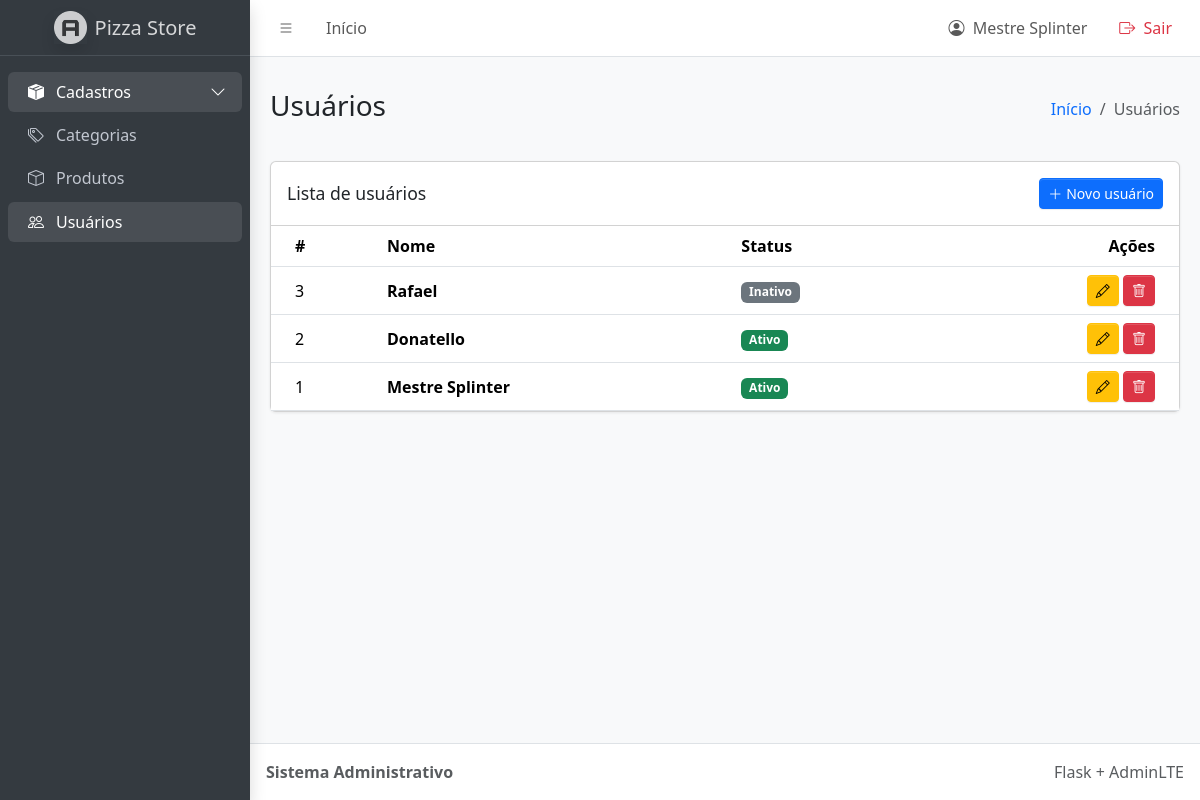
/listar_usuarios (signed in), run on the app's committed database.
### tables this page shows
CREATE TABLE usuario (
    id integer primary key AUTOINCREMENT,
    nome varchar(50) not null,
    senha varchar (50) not null,
    ativo boolean

, tipo TEXT NOT NULL DEFAULT 'cliente');

### app.py (the view)
@app.route('/listar_usuarios')
def listarUsuario():
    with conexao() as conn:
        usuarios = conn.execute('SELECT id, nome, ativo FROM usuario ORDER BY id DESC').fetchall()
    return render_template('admin/listar_usuario.html', usuarios=usuarios)

### app.py (called while the page is built)
def conexao():
    conn = sqlite3.connect(Path(app.root_path) / 'database.db')
    conn.row_factory = sqlite3.Row
    return conn

@app.before_request
def proteger_rotas_administrativas():
    if request.endpoint not in ROTAS_ADMIN:
        return
    if 'usuario_id' not in session:
        flash('Faça login para acessar o painel.', 'warning')
        return redirect(url_for('login'))
    if session.get('tipo') != 'admin':
        flash('Acesso permitido somente ao administrador.', 'danger')
        return redirect(url_for('loja'))

### templates/admin/listar_usuario.html (shortened to what this page needs)
{% extends 'admin/base.html' %}
{% block page_title %}Usuários{% endblock %}
{% block breadcrumb %}Usuários{% endblock %}
{% block content %}
<div class="card">
  <div class="card-header d-flex align-items-center">
    <h3 class="card-title mb-0">Lista de usuários</h3>
    <a href="{{ url_for('cadastrarUsuario') }}" class="btn btn-primary btn-sm ms-auto">
      <i class="bi bi-plus-lg me-1"></i>Novo usuário
    </a>
  </div>
  <div class="card-body p-0">
    <div class="table-responsive">
      <table class="table table-hover align-middle mb-0">
        <thead>
          <tr><th>#</th><th>Nome</th><th>Status</th><th class="text-end">Ações</th></tr>
        </thead>
        <tbody>
        {% for i in usuarios %}
          <tr>
            <td>{{ i.id }}</td>
            <td class="fw-semibold">{{ i.nome }}</td>
            <td>
              {% if i.ativo|string == 'True' %}<span class="badge text-bg-success">Ativo</span>
              {% else %}<span class="badge text-bg-secondary">Inativo</span>{% endif %}
            </td>
            <td class="text-end text-nowrap">
              <a href="{{ url_for('editarUsuario', id=i.id) }}" class="btn btn-sm btn-warning"><i class="bi bi-pencil"></i></a>
              <a href="{{ url_for('excluirUsuario', id=i.id) }}" class="btn btn-sm btn-danger"><i class="bi bi-trash"></i></a>
            </td>
          </tr>
        {% else %}
          <tr><td colspan="4" class="text-center text-secondary py-4">Nenhum usuário cadastrado.</td></tr>
        {% endfor %}
        </tbody>
      </table>
    </div>
  </div>
</div>
{% endblock %}

### templates/admin/base.html (shortened to what this page needs)
<!doctype html>
<html lang="pt-BR">
<head>
  <link rel="stylesheet" href="https://cdn.jsdelivr.net/npm/@fontsource/source-sans-3@5.0.12/index.css">
  <link rel="stylesheet" href="https://cdn.jsdelivr.net/npm/overlayscrollbars@2.11.0/styles/overlayscrollbars.min.css">
  <link rel="stylesheet" href="https://cdn.jsdelivr.net/npm/bootstrap-icons@1.13.1/font/bootstrap-icons.min.css">
  <link rel="stylesheet" href="{{ url_for('static', filename='css/dist/css/adminlte.min.css') }}">
</head>
<body class="layout-fixed sidebar-expand-lg bg-body-tertiary">
<div class="app-wrapper">
  <nav class="app-header navbar navbar-expand bg-body">
    <div class="container-fluid">
      <ul class="navbar-nav">
        <li class="nav-item">
          <a class="nav-link" data-lte-toggle="sidebar" href="#" role="button">
            <i class="bi bi-list"></i>
          </a>
        </li>
        <li class="nav-item d-none d-md-block">
          <a href="{{ url_for('painel_admin') }}" class="nav-link">Início</a>
        </li>
      </ul>
<ul class="navbar-nav ms-auto">
    <li class="nav-item">
        <span class="nav-link">
            <i class="bi bi-person-circle me-1"></i>
            {{ session.get('usuario_nome', 'Administrador') }}
        </span>
    </li>
    <li class="nav-item">
        <a class="nav-link text-danger"
           href="{{ url_for('logout') }}"
           onclick="return confirm('Deseja realmente sair do sistema?')">
            <i class="bi bi-box-arrow-right me-1"></i>
            Sair
        </a>
    </li>
</ul>
    </div>
  </nav>
  <aside class="app-sidebar bg-body-secondary shadow" data-bs-theme="dark">
    <div class="sidebar-brand">
      <a href="{{ url_for('painel_admin') }}" class="brand-link">
        <img src="{{ url_for('static', filename='css/dist/assets/img/AdminLTELogo.png') }}"
             alt="Logo" class="brand-image opacity-75 shadow">
        <span class="brand-text fw-light">Pizza Store</span>
      </a>
    </div>
    <div class="sidebar-wrapper">
      <nav class="mt-2">
        <ul class="nav sidebar-menu flex-column" data-lte-toggle="treeview" role="navigation"
            data-accordion="false" id="navigation">
          <li class="nav-item menu-open">
            <a href="#" class="nav-link active">
              <i class="nav-icon bi bi-box-seam-fill"></i>
              <p>Cadastros </p>
            </a>
            <ul class="nav nav-treeview">
              <li class="nav-item">
                <a href="{{ url_for('listarCategoria') }}"
                   class="nav-link {% if request.endpoint == 'listarCategoria' %}active{% endif %}">
                  <i class="nav-icon bi bi-tags"></i><p>Categorias</p>
                </a>
              </li>
              <li class="nav-item">
                <a href="{{ url_for('listarProduto') }}"
                   class="nav-link {% if request.endpoint == 'listarProduto' %}active{% endif %}">
                  <i class="nav-icon bi bi-box"></i><p>Produtos</p>
                </a>
              </li>
              <li class="nav-item">
                <a href="{{ url_for('listarUsuario') }}"
                   class="nav-link {% if request.endpoint == 'listarUsuario' %}active{% endif %}">
                  <i class="nav-icon bi bi-people"></i><p>Usuários</p>
                </a>
              </li>
            </ul>
          </li>
        </ul>
      </nav>
    </div>
  </aside>
  <main class="app-main">
    <div class="app-content-header">
      <div class="container-fluid py-3">
        <div class="row">
          <div class="col-sm-6"><h3 class="mb-0">{% block page_title %}Painel{% endblock %}</h3></div>
          <div class="col-sm-6">
            <ol class="breadcrumb float-sm-end mb-0">
              <li class="breadcrumb-item"><a href="{{ url_for('painel_admin') }}">Início</a></li>
              <li class="breadcrumb-item active">{% block breadcrumb %}Painel{% endblock %}</li>
            </ol>
          </div>
        </div>
      </div>
    </div>
    <div class="app-content">
      <div class="container-fluid pb-4">
        {% block content %}{% endblock %}
      </div>
    </div>
  </main>
  <footer class="app-footer">
    <div class="float-end d-none d-sm-inline">Flask + AdminLTE</div>
    <strong>Sistema Administrativo</strong>
  </footer>
</div>
</body>
</html>

### templates/admin/base.html (style rules this page uses)
.app-content .card { box-shadow: 0 1px 3px rgba(0,0,0,.08); }

### data on the page
usuario: get "Mestre Splinter", id "1", nome "Mestre Splinter", ativo "Ativo"
usuario: id "3", nome "Rafael", ativo "Inativo"
usuario: id "2", nome "Donatello", ativo "Ativo"
